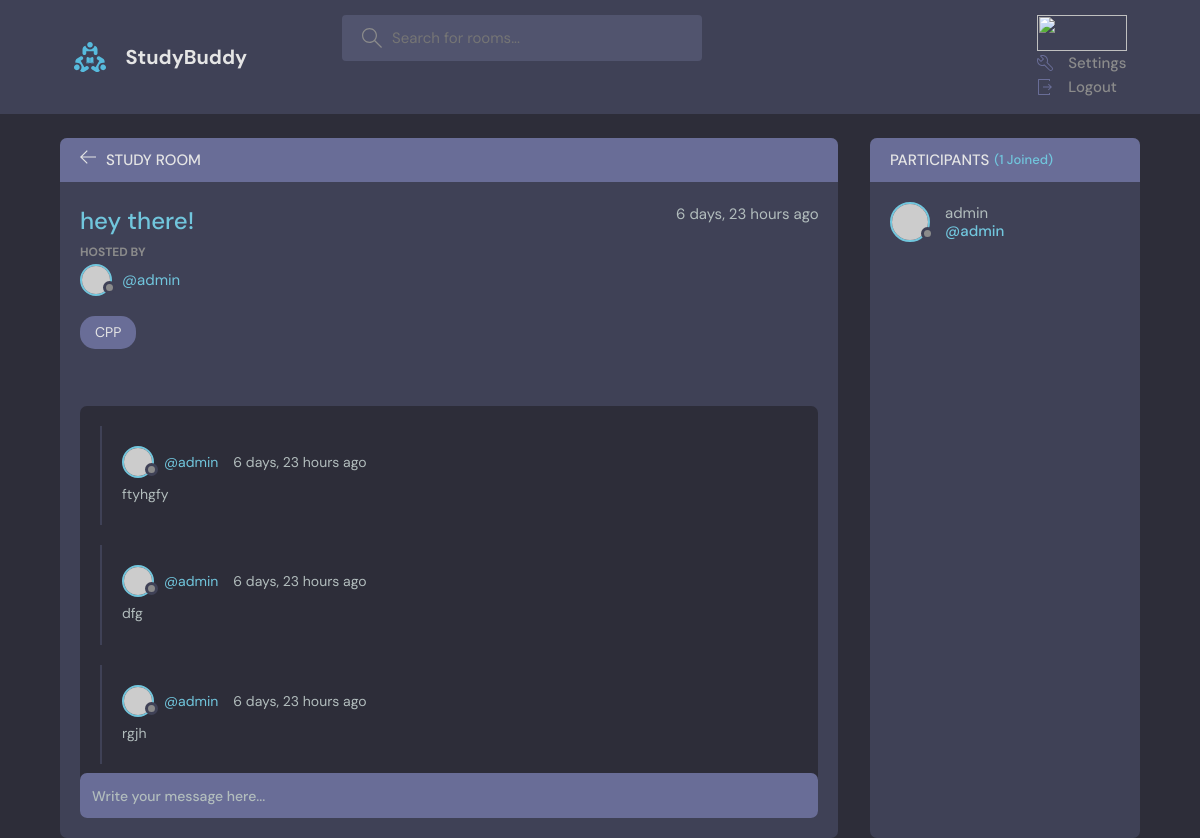
Before: /room/12 with the older database file.
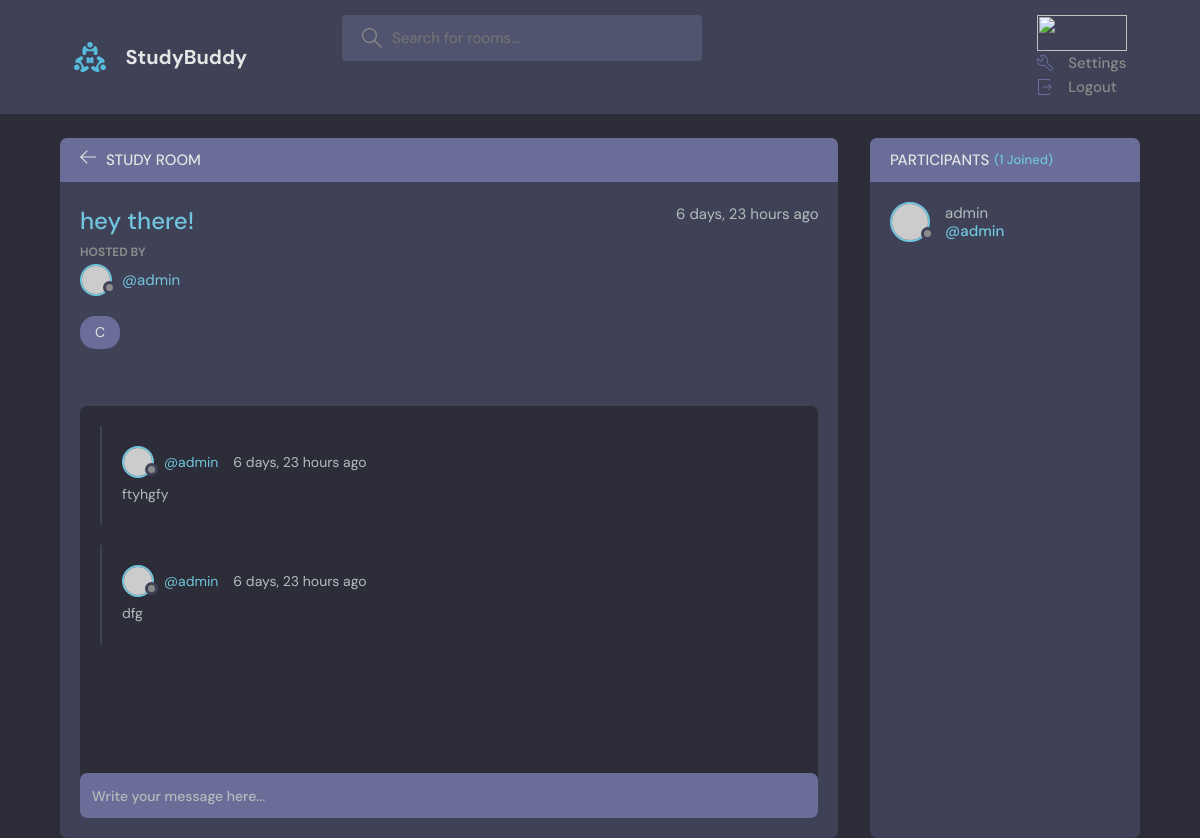
After: the same page with the newer database file.
### base/models.py (models this page shows, shortened)
class Room(models.Model):
    host = models.ForeignKey(User, on_delete=models.SET_NULL, null=True)
    topic = models.ForeignKey(Topic, on_delete=models.SET_NULL, null=True)
    name = models.CharField(max_length=200)
    description = models.TextField(null=True, blank=True)
    participants = models.ManyToManyField(User, related_name="participants", blank=True)
    updated = models.DateTimeField(auto_now=True)
    created = models.DateTimeField(auto_now_add=True)
    class Meta:
        ordering = ['-updated','-created']

class Topic(models.Model):
    name = models.CharField(max_length=200)
    def __str__(self):
        return self.name

class Message(models.Model):
    user = models.ForeignKey(User, on_delete=models.CASCADE)
    room = models.ForeignKey(Room, on_delete=models.CASCADE)
    body = models.TextField()
    updated = models.DateTimeField(auto_now=True)
    created = models.DateTimeField(auto_now_add=True)
    class Meta:
        ordering = ['-updated','-created']

### base/views.py (the view, shortened to what this page needs)
# urls.py: path('room/<int:pk>',views.room, name='room'),
def room(request, pk):
    room = Room.objects.get(id=pk)
    room_messages = room.message_set.all().order_by('-created')
    participants = room.participants.all()
    context = { 'room': room, 'room_messages':room_messages, 'participants':participants }
    return render(request, 'base/room.html', context)

### base/templates/base/room.html (shortened to what this page needs)
{% extends 'studybud/templates/main.html' %}
{% block content %}
    <main class="profile-page layout layout--2">
      <div class="container">
        <div class="room">
          <div class="room__top">
            <div class="room__topLeft">
              <a href="{% url 'home' %}">
                <svg version="1.1" xmlns="http://www.w3.org/2000/svg" width="32" height="32" viewBox="0 0 32 32">
                  <title>arrow-left</title>
                  <path
                    d="M13.723 2.286l-13.723 13.714 13.719 13.714 1.616-1.611-10.96-10.96h27.625v-2.286h-27.625l10.965-10.965-1.616-1.607z"
                  ></path>
                </svg>
              </a>
              <h3>Study Room</h3>
            </div>
          </div>
          <div class="room__box scroll">
            <div class="room__header scroll">
              <div class="room__info">
                <h3>{{room.name}}</h3>
                <span>{{room.created|timesince}} ago</span>
              </div>
              <div class="room__hosted">
                <p>Hosted By</p>
                <a href="{% url 'user-profile' room.host.id %}" class="room__author">
                  <div class="avatar avatar--small">
                    <img src="https://randomuser.me/api/portraits/men/37.jpg" />
                  </div>
                  <span>@{{room.host.username}}</span>
                </a>
              </div>
              <span class="room__topics">{{room.topic}}</span>
            </div>
            <div class="room__conversation">
              <div class="threads scroll">
                {%for message in room_messages %}
                <div class="thread">
                  <div class="thread__top">
                    <div class="thread__author">
                      <a href="{% url 'user-profile' message.user.id %}" class="thread__authorInfo">
                        <div class="avatar avatar--small">
                          <img src="https://randomuser.me/api/portraits/men/37.jpg" />
                        </div>
                        <span>@{{message.user.username}}</span>
                      </a>
                      <span class="thread__date">{{message.created|timesince}} ago</span>
                    </div>
                  </div>
                  <div class="thread__details">
                    {{message.body}}
                  </div>
                </div>
                {% endfor %}
              </div>
            </div>
          </div>
          <div class="room__message">
            <form action="" method="POST">
              <input name="body" placeholder="Write your message here..." />
            </form>
          </div>
        </div>
        <div class="participants">
          <h3 class="participants__top">Participants <span>({{participants.count}} Joined)</span></h3>
          <div class="participants__list scroll">
            {% for user in participants %}
            <a href="{% url 'user-profile' user.id %}" class="participant">
              <div class="avatar avatar--medium">
                <img src="https://randomuser.me/api/portraits/men/37.jpg" />
              </div>
              <p>
                {{user.username}}
                <span>@{{user.username}}</span>
              </p>
            </a>
            {% endfor %}
          </div>
        </div>
      </div>
    </main>
    {% endblock content %}

Changed rows visible on the page:
removed Message: user.username "admin", created "6 days, 23 hours", body "rgjh"
changed Room "hey there!": topic "CPP" → "C"
